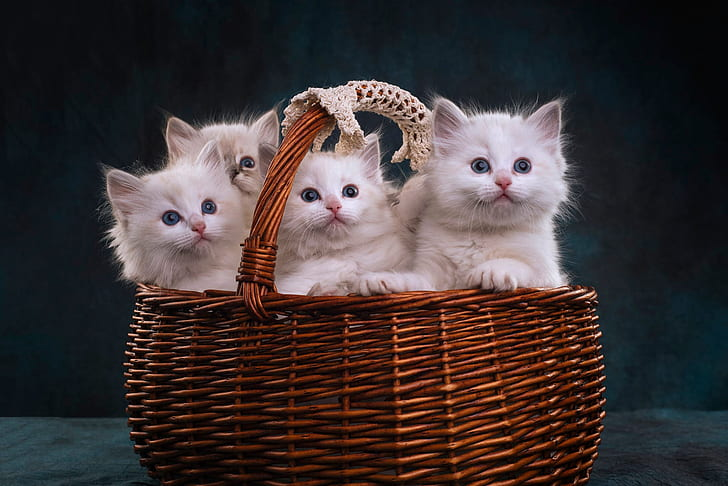
#> input picture Images/cats.jpg, 728 x 486 px
$ python thresholding.py
#> lines starting #> are read from the running program, lines starting #| are printed output that depends on the picture; after the words box and inside, x2 and y2 are one past the last pixel; in counts of white or black regions, pixels touching at a corner belong together
import cv2 as cv


img = cv.imread("Images/cats.jpg")
#> img is the input picture: shape (486, 728, 3); mean B, G, R 53.1, 53, 63
cv.imshow("Image", img)

## Converting to gray
gray = cv.cvtColor(img, cv.COLOR_BGR2GRAY)
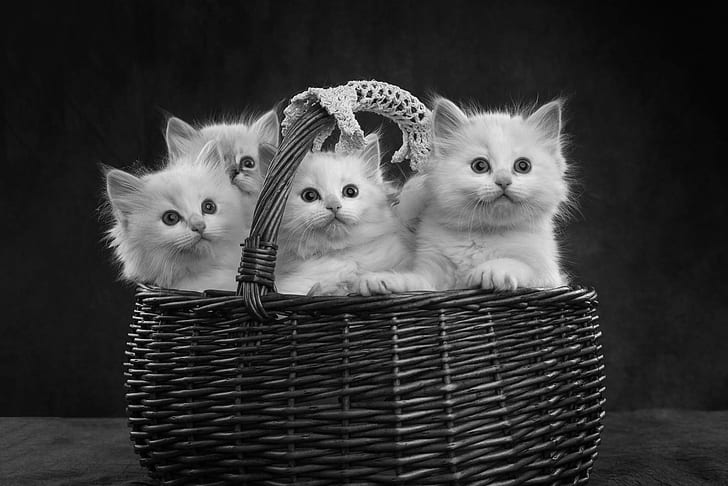
#> gray: shape (486, 728); min 0, max 254, mean 56
cv.imshow("Gray", gray)

## Simple Thresholding
threshold, thresh = cv.threshold(gray, 150, 255, cv.THRESH_BINARY)
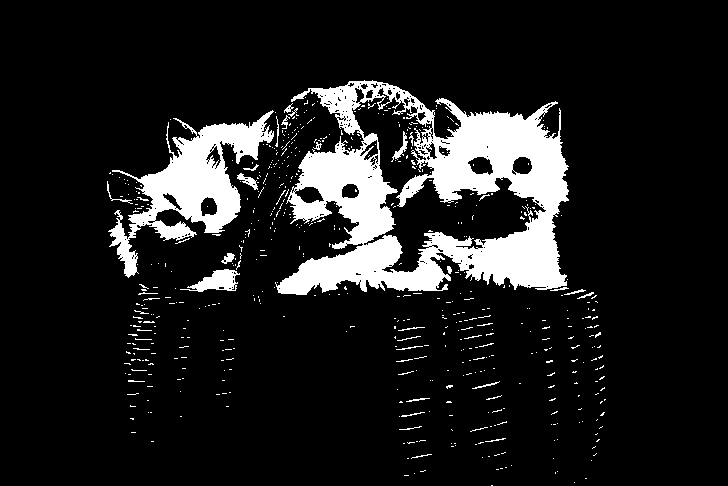
#> thresh: shape (486, 728); 12.1% white; 573 white regions (533 under 20 px), largest, box (x1, y1, x2, y2) and area: (275, 80, 569, 295) 29995, (108, 110, 274, 278) 8875, (180, 269, 240, 292) 679
cv.imshow("Simple Thresholding", thresh)

## Simple Thresholding Inverse
threshold, thresh_inv = cv.threshold(gray, 150, 255, cv.THRESH_BINARY_INV)
cv.imshow("Simple Inverse Thresholding", thresh_inv)

## Adaptive Thresholding  Mean
adaptive_thresh = cv. adaptiveThreshold(gray, 255, cv.ADAPTIVE_THRESH_MEAN_C, cv.THRESH_BINARY, 11, 3)
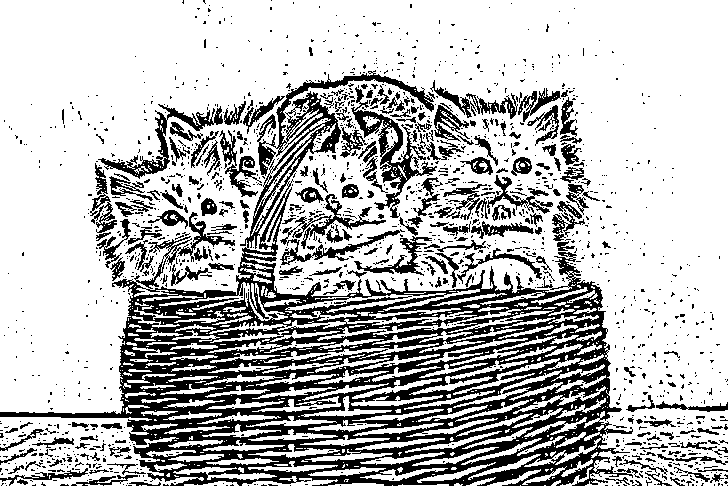
#> adaptive_thresh: shape (486, 728); 72.6% white; 1586 black regions (1367 under 20 px), largest, box (x1, y1, x2, y2) and area: (0, 70, 640, 486) 63136, (351, 87, 437, 218) 2198, (280, 194, 405, 265) 1749
cv.imshow("Adaptive threshold Mean", adaptive_thresh)

## Adaptive Thresholding  Mean
adaptive_thresh_gauss = cv. adaptiveThreshold(gray, 255, cv.ADAPTIVE_THRESH_GAUSSIAN_C, cv.THRESH_BINARY, 11, 3)
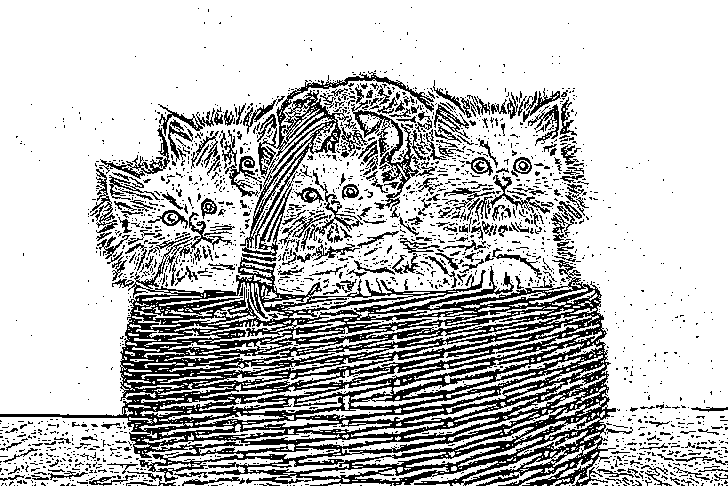
#> adaptive_thresh_gauss: shape (486, 728); 75.7% white; black in thin lines or dots
cv.imshow("Adaptive threshold Gaussian", adaptive_thresh_gauss)

cv.waitKey(0)

$ run again, with Images/dog.jpg copied over Images/cats.jpg
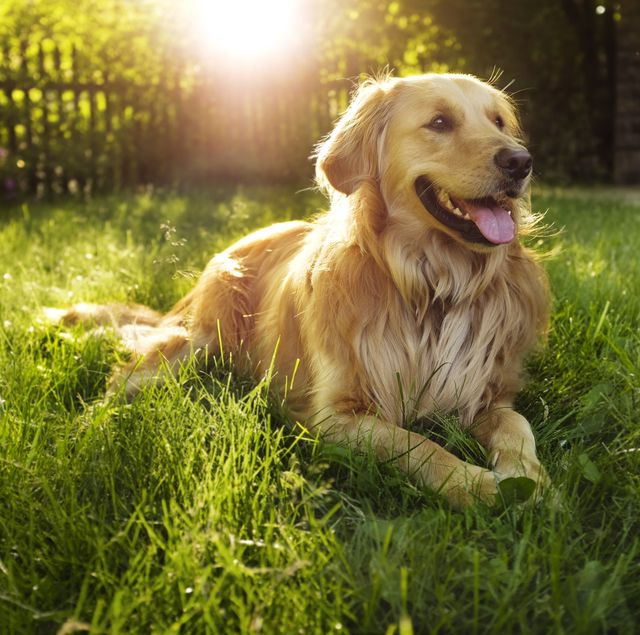
#> input picture Images/dog.jpg, 640 x 635 px
#> img is the input picture: shape (635, 640, 3); mean B, G, R 56.4, 114.9, 122.6
#> `threshold, thresh = cv.threshold(gray, 150, 255, cv.THRESH_BINARY)`:
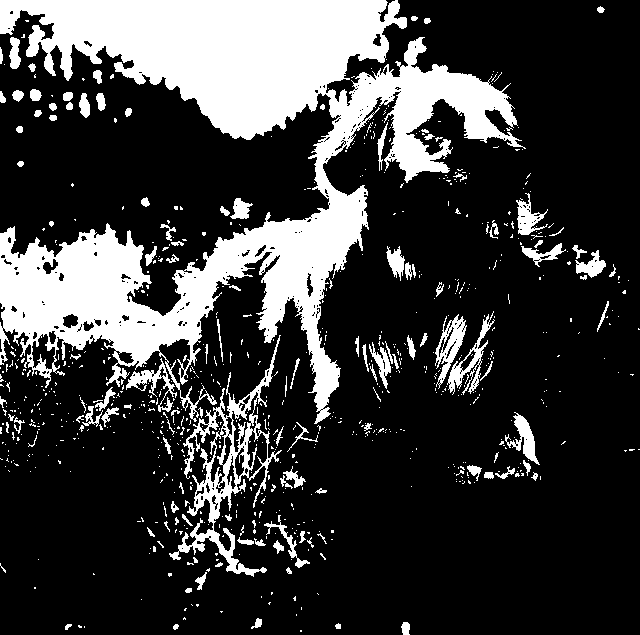
#> thresh: shape (635, 640); 23.3% white; 805 white regions (685 under 20 px), largest, box (x1, y1, x2, y2) and area: (0, 0, 526, 424) 75041, (169, 335, 282, 577) 5145, (435, 314, 467, 389) 885
#> adaptive_thresh: shape (635, 640); 61.3% white; 2104 black regions (1422 under 20 px), largest, box (x1, y1, x2, y2) and area: (0, 9, 184, 246) 11841, (384, 326, 593, 546) 7984, (108, 160, 331, 319) 6638
#> `adaptive_thresh_gauss = cv. adaptiveThreshold(gray, 255, cv.ADAPTIVE_T..`:
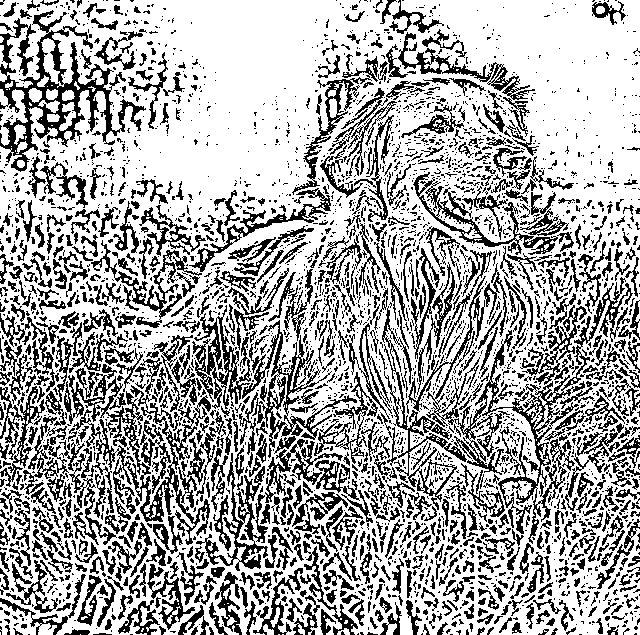
#> adaptive_thresh_gauss: shape (635, 640); 67.2% white; black in thin lines or dots
